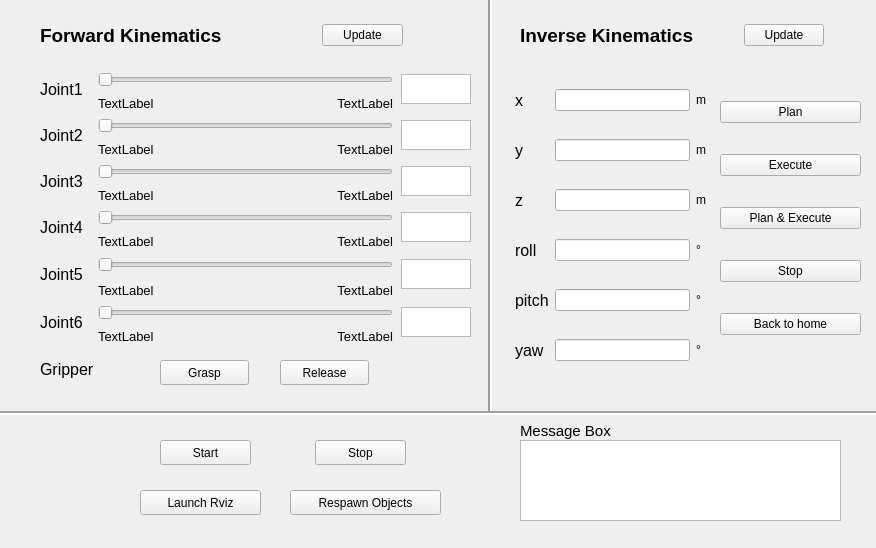
<?xml version="1.0" encoding="UTF-8"?>
<ui version="4.0">
 <class>Form</class>
 <widget class="QWidget" name="Form">
  <property name="geometry">
   <rect>
    <x>0</x>
    <y>0</y>
    <width>876</width>
    <height>548</height>
   </rect>
  </property>
  <property name="windowTitle">
   <string>Form</string>
  </property>
  <widget class="QWidget" name="layoutWidget">
   <property name="geometry">
    <rect>
     <x>720</x>
     <y>90</y>
     <width>141</width>
     <height>257</height>
    </rect>
   </property>
   <layout class="QVBoxLayout" name="verticalLayout">
    <property name="spacing">
     <number>20</number>
    </property>
    <item>
     <widget class="QPushButton" name="planButton">
      <property name="text">
       <string>Plan</string>
      </property>
     </widget>
    </item>
    <item>
     <widget class="QPushButton" name="executeButton">
      <property name="text">
       <string>Execute</string>
      </property>
     </widget>
    </item>
    <item>
     <widget class="QPushButton" name="planexeButton">
      <property name="text">
       <string>Plan &amp;&amp; Execute</string>
      </property>
     </widget>
    </item>
    <item>
     <widget class="QPushButton" name="stopexeButton">
      <property name="text">
       <string>Stop</string>
      </property>
     </widget>
    </item>
    <item>
     <widget class="QPushButton" name="homeButton">
      <property name="text">
       <string>Back to home</string>
      </property>
     </widget>
    </item>
   </layout>
  </widget>
  <widget class="QPushButton" name="stop_button">
   <property name="geometry">
    <rect>
     <x>315</x>
     <y>440</y>
     <width>91</width>
     <height>25</height>
    </rect>
   </property>
   <property name="text">
    <string>Stop</string>
   </property>
   <property name="icon">
    <iconset resource="../../rqt_kinematics/resources/resources.qrc">
     <normaloff>:/images/stop.png</normaloff>:/images/stop.png</iconset>
   </property>
  </widget>
  <widget class="QPushButton" name="start_button">
   <property name="geometry">
    <rect>
     <x>160</x>
     <y>440</y>
     <width>91</width>
     <height>25</height>
    </rect>
   </property>
   <property name="text">
    <string>Start</string>
   </property>
   <property name="icon">
    <iconset resource="../../rqt_kinematics/resources/resources.qrc">
     <normaloff>:/images/play.png</normaloff>:/images/play.png</iconset>
   </property>
  </widget>
  <widget class="QPushButton" name="rvizButton">
   <property name="geometry">
    <rect>
     <x>140</x>
     <y>490</y>
     <width>121</width>
     <height>25</height>
    </rect>
   </property>
   <property name="text">
    <string>Launch Rviz</string>
   </property>
  </widget>
  <widget class="QTextBrowser" name="browser">
   <property name="geometry">
    <rect>
     <x>520</x>
     <y>440</y>
     <width>321</width>
     <height>81</height>
    </rect>
   </property>
  </widget>
  <widget class="QWidget" name="layoutWidget">
   <property name="geometry">
    <rect>
     <x>40</x>
     <y>20</y>
     <width>363</width>
     <height>31</height>
    </rect>
   </property>
   <layout class="QHBoxLayout" name="horizontalLayout">
    <property name="spacing">
     <number>100</number>
    </property>
    <item>
     <widget class="QLabel" name="label_8">
      <property name="font">
       <font>
        <pointsize>14</pointsize>
        <weight>75</weight>
        <bold>true</bold>
       </font>
      </property>
      <property name="text">
       <string>Forward Kinematics</string>
      </property>
     </widget>
    </item>
    <item>
     <widget class="QPushButton" name="updatefkButton">
      <property name="text">
       <string>Update</string>
      </property>
     </widget>
    </item>
   </layout>
  </widget>
  <widget class="QLabel" name="label_16">
   <property name="geometry">
    <rect>
     <x>20</x>
     <y>430</y>
     <width>81</width>
     <height>81</height>
    </rect>
   </property>
   <property name="text">
    <string/>
   </property>
   <property name="pixmap">
    <pixmap resource="../../rqt_kinematics/resources/resources.qrc">:/images/jderobot.png</pixmap>
   </property>
   <property name="scaledContents">
    <bool>true</bool>
   </property>
  </widget>
  <widget class="QWidget" name="layoutWidget">
   <property name="geometry">
    <rect>
     <x>40</x>
     <y>70</y>
     <width>431</width>
     <height>271</height>
    </rect>
   </property>
   <layout class="QGridLayout" name="gridLayout">
    <property name="spacing">
     <number>8</number>
    </property>
    <item row="0" column="1" colspan="2">
     <widget class="QSlider" name="jointSlider_1">
      <property name="minimumSize">
       <size>
        <width>0</width>
        <height>20</height>
       </size>
      </property>
      <property name="orientation">
       <enum>Qt::Horizontal</enum>
      </property>
     </widget>
    </item>
    <item row="3" column="1">
     <widget class="QLabel" name="joint2_low">
      <property name="maximumSize">
       <size>
        <width>16777215</width>
        <height>10</height>
       </size>
      </property>
      <property name="font">
       <font>
        <pointsize>10</pointsize>
       </font>
      </property>
      <property name="text">
       <string>TextLabel</string>
      </property>
     </widget>
    </item>
    <item row="4" column="1" colspan="2">
     <widget class="QSlider" name="jointSlider_3">
      <property name="minimumSize">
       <size>
        <width>0</width>
        <height>20</height>
       </size>
      </property>
      <property name="orientation">
       <enum>Qt::Horizontal</enum>
      </property>
     </widget>
    </item>
    <item row="12" column="2">
     <widget class="QLabel" name="joint6_high">
      <property name="maximumSize">
       <size>
        <width>16777215</width>
        <height>10</height>
       </size>
      </property>
      <property name="font">
       <font>
        <pointsize>10</pointsize>
       </font>
      </property>
      <property name="text">
       <string>TextLabel</string>
      </property>
      <property name="alignment">
       <set>Qt::AlignRight|Qt::AlignTrailing|Qt::AlignVCenter</set>
      </property>
     </widget>
    </item>
    <item row="1" column="1">
     <widget class="QLabel" name="joint1_low">
      <property name="maximumSize">
       <size>
        <width>16777215</width>
        <height>10</height>
       </size>
      </property>
      <property name="font">
       <font>
        <pointsize>10</pointsize>
       </font>
      </property>
      <property name="text">
       <string>TextLabel</string>
      </property>
     </widget>
    </item>
    <item row="3" column="2">
     <widget class="QLabel" name="joint2_high">
      <property name="maximumSize">
       <size>
        <width>16777215</width>
        <height>10</height>
       </size>
      </property>
      <property name="font">
       <font>
        <pointsize>10</pointsize>
       </font>
      </property>
      <property name="text">
       <string>TextLabel</string>
      </property>
      <property name="alignment">
       <set>Qt::AlignRight|Qt::AlignTrailing|Qt::AlignVCenter</set>
      </property>
     </widget>
    </item>
    <item row="11" column="1" colspan="2">
     <widget class="QSlider" name="jointSlider_6">
      <property name="minimumSize">
       <size>
        <width>0</width>
        <height>20</height>
       </size>
      </property>
      <property name="orientation">
       <enum>Qt::Horizontal</enum>
      </property>
     </widget>
    </item>
    <item row="0" column="0" rowspan="2">
     <widget class="QLabel" name="label">
      <property name="maximumSize">
       <size>
        <width>50</width>
        <height>16777215</height>
       </size>
      </property>
      <property name="font">
       <font>
        <pointsize>12</pointsize>
        <weight>50</weight>
        <bold>false</bold>
       </font>
      </property>
      <property name="text">
       <string>Joint1</string>
      </property>
     </widget>
    </item>
    <item row="6" column="1" colspan="2">
     <widget class="QSlider" name="jointSlider_4">
      <property name="minimumSize">
       <size>
        <width>0</width>
        <height>20</height>
       </size>
      </property>
      <property name="orientation">
       <enum>Qt::Horizontal</enum>
      </property>
     </widget>
    </item>
    <item row="12" column="1">
     <widget class="QLabel" name="joint6_low">
      <property name="maximumSize">
       <size>
        <width>16777215</width>
        <height>10</height>
       </size>
      </property>
      <property name="font">
       <font>
        <pointsize>10</pointsize>
       </font>
      </property>
      <property name="text">
       <string>TextLabel</string>
      </property>
     </widget>
    </item>
    <item row="5" column="1">
     <widget class="QLabel" name="joint3_low">
      <property name="maximumSize">
       <size>
        <width>16777215</width>
        <height>10</height>
       </size>
      </property>
      <property name="font">
       <font>
        <pointsize>10</pointsize>
       </font>
      </property>
      <property name="text">
       <string>TextLabel</string>
      </property>
     </widget>
    </item>
    <item row="7" column="2">
     <widget class="QLabel" name="joint4_high">
      <property name="maximumSize">
       <size>
        <width>16777215</width>
        <height>10</height>
       </size>
      </property>
      <property name="font">
       <font>
        <pointsize>10</pointsize>
       </font>
      </property>
      <property name="text">
       <string>TextLabel</string>
      </property>
      <property name="alignment">
       <set>Qt::AlignRight|Qt::AlignTrailing|Qt::AlignVCenter</set>
      </property>
     </widget>
    </item>
    <item row="7" column="1">
     <widget class="QLabel" name="joint4_low">
      <property name="maximumSize">
       <size>
        <width>16777215</width>
        <height>10</height>
       </size>
      </property>
      <property name="font">
       <font>
        <pointsize>10</pointsize>
       </font>
      </property>
      <property name="text">
       <string>TextLabel</string>
      </property>
     </widget>
    </item>
    <item row="5" column="2">
     <widget class="QLabel" name="joint3_high">
      <property name="maximumSize">
       <size>
        <width>16777215</width>
        <height>10</height>
       </size>
      </property>
      <property name="font">
       <font>
        <pointsize>10</pointsize>
       </font>
      </property>
      <property name="text">
       <string>TextLabel</string>
      </property>
      <property name="alignment">
       <set>Qt::AlignRight|Qt::AlignTrailing|Qt::AlignVCenter</set>
      </property>
     </widget>
    </item>
    <item row="2" column="1" colspan="2">
     <widget class="QSlider" name="jointSlider_2">
      <property name="minimumSize">
       <size>
        <width>0</width>
        <height>20</height>
       </size>
      </property>
      <property name="orientation">
       <enum>Qt::Horizontal</enum>
      </property>
     </widget>
    </item>
    <item row="1" column="2">
     <widget class="QLabel" name="joint1_high">
      <property name="maximumSize">
       <size>
        <width>16777215</width>
        <height>10</height>
       </size>
      </property>
      <property name="font">
       <font>
        <pointsize>10</pointsize>
        <stylestrategy>PreferDefault</stylestrategy>
       </font>
      </property>
      <property name="text">
       <string>TextLabel</string>
      </property>
      <property name="alignment">
       <set>Qt::AlignRight|Qt::AlignTrailing|Qt::AlignVCenter</set>
      </property>
     </widget>
    </item>
    <item row="2" column="0" rowspan="2">
     <widget class="QLabel" name="label_2">
      <property name="font">
       <font>
        <pointsize>12</pointsize>
       </font>
      </property>
      <property name="text">
       <string>Joint2</string>
      </property>
     </widget>
    </item>
    <item row="4" column="0" rowspan="2">
     <widget class="QLabel" name="label_3">
      <property name="font">
       <font>
        <pointsize>12</pointsize>
       </font>
      </property>
      <property name="text">
       <string>Joint3</string>
      </property>
     </widget>
    </item>
    <item row="6" column="0" rowspan="2">
     <widget class="QLabel" name="label_4">
      <property name="font">
       <font>
        <pointsize>12</pointsize>
       </font>
      </property>
      <property name="text">
       <string>Joint4</string>
      </property>
     </widget>
    </item>
    <item row="11" column="0" rowspan="2">
     <widget class="QLabel" name="label_6">
      <property name="font">
       <font>
        <pointsize>12</pointsize>
       </font>
      </property>
      <property name="text">
       <string>Joint6</string>
      </property>
     </widget>
    </item>
    <item row="10" column="2">
     <widget class="QLabel" name="joint5_high">
      <property name="maximumSize">
       <size>
        <width>16777215</width>
        <height>10</height>
       </size>
      </property>
      <property name="font">
       <font>
        <pointsize>10</pointsize>
       </font>
      </property>
      <property name="text">
       <string>TextLabel</string>
      </property>
      <property name="alignment">
       <set>Qt::AlignRight|Qt::AlignTrailing|Qt::AlignVCenter</set>
      </property>
     </widget>
    </item>
    <item row="10" column="1">
     <widget class="QLabel" name="joint5_low">
      <property name="maximumSize">
       <size>
        <width>16777215</width>
        <height>10</height>
       </size>
      </property>
      <property name="font">
       <font>
        <pointsize>10</pointsize>
       </font>
      </property>
      <property name="text">
       <string>TextLabel</string>
      </property>
     </widget>
    </item>
    <item row="8" column="1" rowspan="2" colspan="2">
     <widget class="QSlider" name="jointSlider_5">
      <property name="minimumSize">
       <size>
        <width>0</width>
        <height>20</height>
       </size>
      </property>
      <property name="orientation">
       <enum>Qt::Horizontal</enum>
      </property>
     </widget>
    </item>
    <item row="8" column="0" rowspan="3">
     <widget class="QLabel" name="label_5">
      <property name="font">
       <font>
        <pointsize>12</pointsize>
       </font>
      </property>
      <property name="text">
       <string>Joint5</string>
      </property>
     </widget>
    </item>
    <item row="0" column="3" rowspan="2">
     <widget class="QTextBrowser" name="joint1Browser">
      <property name="maximumSize">
       <size>
        <width>70</width>
        <height>30</height>
       </size>
      </property>
     </widget>
    </item>
    <item row="2" column="3" rowspan="2">
     <widget class="QTextBrowser" name="joint2Browser">
      <property name="maximumSize">
       <size>
        <width>70</width>
        <height>30</height>
       </size>
      </property>
     </widget>
    </item>
    <item row="4" column="3" rowspan="2">
     <widget class="QTextBrowser" name="joint3Browser">
      <property name="maximumSize">
       <size>
        <width>70</width>
        <height>30</height>
       </size>
      </property>
     </widget>
    </item>
    <item row="6" column="3" rowspan="2">
     <widget class="QTextBrowser" name="joint4Browser">
      <property name="maximumSize">
       <size>
        <width>70</width>
        <height>30</height>
       </size>
      </property>
     </widget>
    </item>
    <item row="11" column="3" rowspan="2">
     <widget class="QTextBrowser" name="joint6Browser">
      <property name="maximumSize">
       <size>
        <width>70</width>
        <height>30</height>
       </size>
      </property>
     </widget>
    </item>
    <item row="8" column="3" rowspan="3">
     <widget class="QTextBrowser" name="joint5Browser">
      <property name="maximumSize">
       <size>
        <width>70</width>
        <height>30</height>
       </size>
      </property>
     </widget>
    </item>
   </layout>
  </widget>
  <widget class="QWidget" name="layoutWidget">
   <property name="geometry">
    <rect>
     <x>520</x>
     <y>20</y>
     <width>304</width>
     <height>31</height>
    </rect>
   </property>
   <layout class="QHBoxLayout" name="horizontalLayout_2">
    <property name="spacing">
     <number>50</number>
    </property>
    <item>
     <widget class="QLabel" name="label_9">
      <property name="font">
       <font>
        <pointsize>14</pointsize>
        <weight>75</weight>
        <bold>true</bold>
       </font>
      </property>
      <property name="text">
       <string>Inverse Kinematics</string>
      </property>
     </widget>
    </item>
    <item>
     <widget class="QPushButton" name="updateikButton">
      <property name="text">
       <string>Update</string>
      </property>
     </widget>
    </item>
   </layout>
  </widget>
  <widget class="QWidget" name="layoutWidget">
   <property name="geometry">
    <rect>
     <x>515</x>
     <y>81</y>
     <width>191</width>
     <height>291</height>
    </rect>
   </property>
   <layout class="QGridLayout" name="gridLayout_2">
    <property name="verticalSpacing">
     <number>20</number>
    </property>
    <item row="0" column="0">
     <widget class="QLabel" name="label_10">
      <property name="font">
       <font>
        <pointsize>12</pointsize>
       </font>
      </property>
      <property name="text">
       <string>x</string>
      </property>
     </widget>
    </item>
    <item row="0" column="1">
     <widget class="QLineEdit" name="xEdit"/>
    </item>
    <item row="0" column="2">
     <widget class="QLabel" name="label_17">
      <property name="text">
       <string>m</string>
      </property>
     </widget>
    </item>
    <item row="1" column="0">
     <widget class="QLabel" name="label_11">
      <property name="font">
       <font>
        <pointsize>12</pointsize>
       </font>
      </property>
      <property name="text">
       <string>y</string>
      </property>
     </widget>
    </item>
    <item row="1" column="1">
     <widget class="QLineEdit" name="yEdit"/>
    </item>
    <item row="1" column="2">
     <widget class="QLabel" name="label_18">
      <property name="text">
       <string>m</string>
      </property>
     </widget>
    </item>
    <item row="2" column="0">
     <widget class="QLabel" name="label_12">
      <property name="font">
       <font>
        <pointsize>12</pointsize>
       </font>
      </property>
      <property name="text">
       <string>z</string>
      </property>
     </widget>
    </item>
    <item row="2" column="1">
     <widget class="QLineEdit" name="zEdit"/>
    </item>
    <item row="2" column="2">
     <widget class="QLabel" name="label_19">
      <property name="text">
       <string>m</string>
      </property>
     </widget>
    </item>
    <item row="3" column="0">
     <widget class="QLabel" name="label_13">
      <property name="font">
       <font>
        <pointsize>12</pointsize>
       </font>
      </property>
      <property name="text">
       <string>roll</string>
      </property>
     </widget>
    </item>
    <item row="3" column="1">
     <widget class="QLineEdit" name="rollEdit"/>
    </item>
    <item row="3" column="2">
     <widget class="QLabel" name="label_20">
      <property name="text">
       <string>°</string>
      </property>
     </widget>
    </item>
    <item row="4" column="0">
     <widget class="QLabel" name="label_14">
      <property name="font">
       <font>
        <pointsize>12</pointsize>
       </font>
      </property>
      <property name="text">
       <string>pitch</string>
      </property>
     </widget>
    </item>
    <item row="4" column="1">
     <widget class="QLineEdit" name="pitchEdit"/>
    </item>
    <item row="4" column="2">
     <widget class="QLabel" name="label_21">
      <property name="text">
       <string>°</string>
      </property>
     </widget>
    </item>
    <item row="5" column="0">
     <widget class="QLabel" name="label_15">
      <property name="font">
       <font>
        <pointsize>12</pointsize>
       </font>
      </property>
      <property name="text">
       <string>yaw</string>
      </property>
     </widget>
    </item>
    <item row="5" column="1">
     <widget class="QLineEdit" name="yawEdit"/>
    </item>
    <item row="5" column="2">
     <widget class="QLabel" name="label_22">
      <property name="text">
       <string>°</string>
      </property>
     </widget>
    </item>
   </layout>
  </widget>
  <widget class="Line" name="line">
   <property name="geometry">
    <rect>
     <x>-3</x>
     <y>400</y>
     <width>891</width>
     <height>26</height>
    </rect>
   </property>
   <property name="font">
    <font>
     <pointsize>11</pointsize>
    </font>
   </property>
   <property name="lineWidth">
    <number>2</number>
   </property>
   <property name="orientation">
    <enum>Qt::Horizontal</enum>
   </property>
  </widget>
  <widget class="Line" name="line_2">
   <property name="geometry">
    <rect>
     <x>480</x>
     <y>-10</y>
     <width>20</width>
     <height>421</height>
    </rect>
   </property>
   <property name="lineWidth">
    <number>2</number>
   </property>
   <property name="orientation">
    <enum>Qt::Vertical</enum>
   </property>
  </widget>
  <widget class="QPushButton" name="respawnButton">
   <property name="geometry">
    <rect>
     <x>290</x>
     <y>490</y>
     <width>151</width>
     <height>25</height>
    </rect>
   </property>
   <property name="text">
    <string>Respawn Objects</string>
   </property>
  </widget>
  <widget class="QLabel" name="label_23">
   <property name="geometry">
    <rect>
     <x>520</x>
     <y>420</y>
     <width>111</width>
     <height>21</height>
    </rect>
   </property>
   <property name="font">
    <font>
     <pointsize>11</pointsize>
     <weight>50</weight>
     <bold>false</bold>
    </font>
   </property>
   <property name="text">
    <string>Message Box</string>
   </property>
  </widget>
  <widget class="QLabel" name="label_7">
   <property name="geometry">
    <rect>
     <x>40</x>
     <y>350</y>
     <width>61</width>
     <height>38</height>
    </rect>
   </property>
   <property name="font">
    <font>
     <pointsize>12</pointsize>
    </font>
   </property>
   <property name="text">
    <string>Gripper</string>
   </property>
  </widget>
  <widget class="QPushButton" name="GraspButton">
   <property name="geometry">
    <rect>
     <x>160</x>
     <y>360</y>
     <width>89</width>
     <height>25</height>
    </rect>
   </property>
   <property name="text">
    <string>Grasp</string>
   </property>
  </widget>
  <widget class="QPushButton" name="ReleaseButton">
   <property name="geometry">
    <rect>
     <x>280</x>
     <y>360</y>
     <width>89</width>
     <height>25</height>
    </rect>
   </property>
   <property name="text">
    <string>Release</string>
   </property>
  </widget>
 </widget>
 <resources>
  <include location="../../rqt_kinematics/resources/resources.qrc"/>
  <include location="../../rqt_kinematics/resources/resources.qrc"/>
 </resources>
 <connections/>
</ui>
